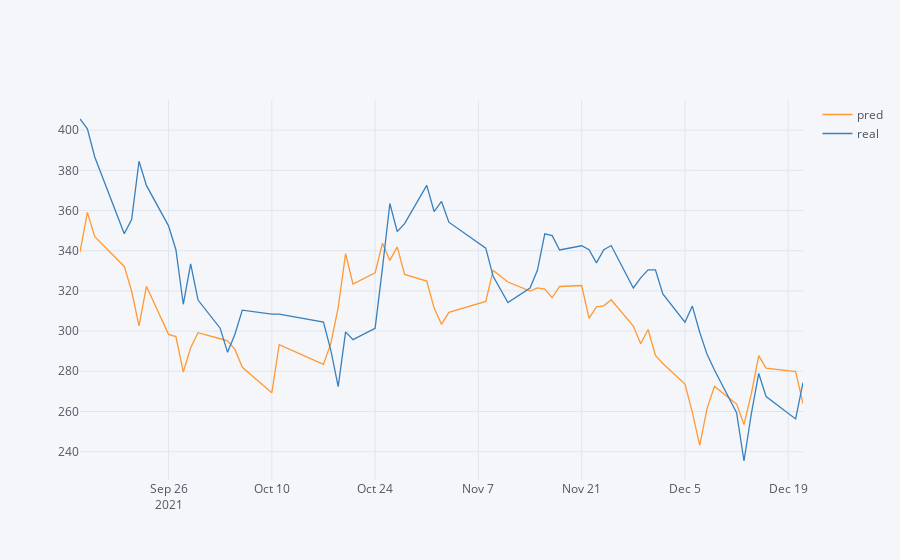

The notebook cell saved with this chart:
### Markdown cell above
# Predict Trend

### Code cell
test=pd.DataFrame()
test["pred"]=ss.inverse_transform(testPredict.flatten())
test["real"]=ss.inverse_transform(testX[:,:,0])
test["date"]=X_test.index[:-5]
test.iplot(kind="line", x="date")
